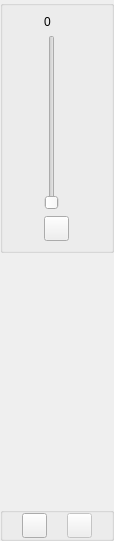
<ui version="4.0" >
 <class>PhotoControlBlur</class>
 <widget class="QWidget" name="PhotoControlBlur" >
  <property name="geometry" >
   <rect>
    <x>0</x>
    <y>0</y>
    <width>114</width>
    <height>541</height>
   </rect>
  </property>
  <property name="windowTitle" >
   <string/>
  </property>
  <layout class="QGridLayout" >
   <property name="leftMargin" >
    <number>0</number>
   </property>
   <property name="topMargin" >
    <number>0</number>
   </property>
   <property name="rightMargin" >
    <number>0</number>
   </property>
   <property name="bottomMargin" >
    <number>0</number>
   </property>
   <property name="horizontalSpacing" >
    <number>1</number>
   </property>
   <property name="verticalSpacing" >
    <number>1</number>
   </property>
   <item row="0" column="0" >
    <widget class="QGroupBox" name="titleBox" >
     <property name="title" >
      <string/>
     </property>
     <property name="alignment" >
      <set>Qt::AlignHCenter</set>
     </property>
     <property name="flat" >
      <bool>true</bool>
     </property>
     <layout class="QGridLayout" >
      <item row="1" column="0" >
       <widget class="QLabel" name="label" >
        <property name="text" >
         <string>0</string>
        </property>
       </widget>
      </item>
      <item row="2" column="0" >
       <widget class="QSlider" name="slider" >
        <property name="maximum" >
         <number>10</number>
        </property>
        <property name="pageStep" >
         <number>5</number>
        </property>
        <property name="orientation" >
         <enum>Qt::Vertical</enum>
        </property>
       </widget>
      </item>
      <item row="3" column="0" >
       <widget class="QPushButton" name="previewButton" >
        <property name="minimumSize" >
         <size>
          <width>25</width>
          <height>25</height>
         </size>
        </property>
        <property name="maximumSize" >
         <size>
          <width>25</width>
          <height>25</height>
         </size>
        </property>
        <property name="text" >
         <string/>
        </property>
        <property name="icon" >
         <iconset resource="../images.qrc" >:/images/preview.png</iconset>
        </property>
       </widget>
      </item>
     </layout>
    </widget>
   </item>
   <item row="1" column="0" >
    <spacer>
     <property name="orientation" >
      <enum>Qt::Vertical</enum>
     </property>
     <property name="sizeHint" >
      <size>
       <width>20</width>
       <height>40</height>
      </size>
     </property>
    </spacer>
   </item>
   <item row="2" column="0" >
    <widget class="QGroupBox" name="groupBox" >
     <property name="title" >
      <string/>
     </property>
     <property name="flat" >
      <bool>true</bool>
     </property>
     <layout class="QGridLayout" >
      <property name="leftMargin" >
       <number>0</number>
      </property>
      <property name="topMargin" >
       <number>0</number>
      </property>
      <property name="rightMargin" >
       <number>0</number>
      </property>
      <property name="bottomMargin" >
       <number>0</number>
      </property>
      <property name="horizontalSpacing" >
       <number>1</number>
      </property>
      <property name="verticalSpacing" >
       <number>1</number>
      </property>
      <item row="0" column="0" >
       <widget class="QPushButton" name="cancelButton" >
        <property name="minimumSize" >
         <size>
          <width>25</width>
          <height>25</height>
         </size>
        </property>
        <property name="maximumSize" >
         <size>
          <width>25</width>
          <height>25</height>
         </size>
        </property>
        <property name="text" >
         <string/>
        </property>
        <property name="icon" >
         <iconset resource="../images.qrc" >:/images/cancel.png</iconset>
        </property>
       </widget>
      </item>
      <item row="0" column="1" >
       <widget class="QPushButton" name="saveButton" >
        <property name="enabled" >
         <bool>false</bool>
        </property>
        <property name="minimumSize" >
         <size>
          <width>25</width>
          <height>25</height>
         </size>
        </property>
        <property name="maximumSize" >
         <size>
          <width>25</width>
          <height>25</height>
         </size>
        </property>
        <property name="text" >
         <string/>
        </property>
        <property name="icon" >
         <iconset resource="../images.qrc" >:/images/filesave.png</iconset>
        </property>
       </widget>
      </item>
     </layout>
    </widget>
   </item>
  </layout>
 </widget>
 <resources>
  <include location="../images.qrc" />
 </resources>
 <connections>
  <connection>
   <sender>slider</sender>
   <signal>valueChanged(int)</signal>
   <receiver>label</receiver>
   <slot>setNum(int)</slot>
   <hints>
    <hint type="sourcelabel" >
     <x>17</x>
     <y>145</y>
    </hint>
    <hint type="destinationlabel" >
     <x>49</x>
     <y>44</y>
    </hint>
   </hints>
  </connection>
 </connections>
</ui>
